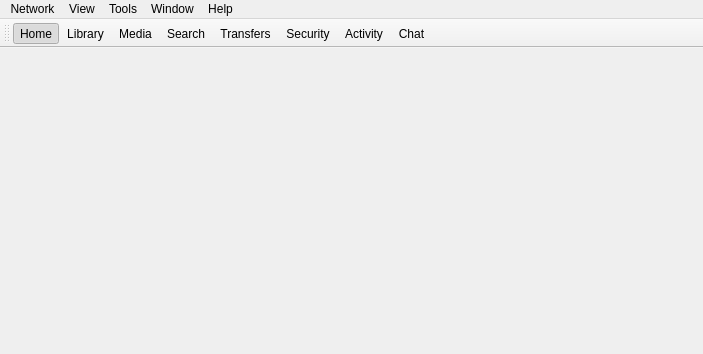
<?xml version="1.0" encoding="UTF-8"?>
<ui version="4.0">
 <class>WinMain</class>
 <widget class="QMainWindow" name="WinMain">
  <property name="geometry">
   <rect>
    <x>0</x>
    <y>0</y>
    <width>703</width>
    <height>354</height>
   </rect>
  </property>
  <property name="windowTitle">
   <string>Quazaa</string>
  </property>
  <property name="windowIcon">
   <iconset resource="../Resource.qrc">
    <normaloff>:/Resource/Quazaa.png</normaloff>:/Resource/Quazaa.png</iconset>
  </property>
  <widget class="QWidget" name="centralwidget">
   <layout class="QVBoxLayout" name="verticalLayout">
    <property name="spacing">
     <number>0</number>
    </property>
    <property name="margin">
     <number>0</number>
    </property>
    <item>
     <widget class="QStackedWidget" name="stackedWidgetMain">
      <property name="autoFillBackground">
       <bool>true</bool>
      </property>
     </widget>
    </item>
   </layout>
  </widget>
  <widget class="QMenuBar" name="menubarMain">
   <property name="geometry">
    <rect>
     <x>0</x>
     <y>0</y>
     <width>703</width>
     <height>21</height>
    </rect>
   </property>
   <property name="styleSheet">
    <string notr="true"/>
   </property>
   <widget class="QMenu" name="menuNetwork">
    <property name="title">
     <string>Network</string>
    </property>
    <widget class="QMenu" name="menuConnect_To">
     <property name="title">
      <string>Choose Networks</string>
     </property>
     <addaction name="actionGnutella2"/>
     <addaction name="actionAres"/>
     <addaction name="actionEDonkey"/>
    </widget>
    <addaction name="actionConnect"/>
    <addaction name="actionDisconnect"/>
    <addaction name="separator"/>
    <addaction name="menuConnect_To"/>
    <addaction name="separator"/>
    <addaction name="actionChatWith"/>
    <addaction name="actionConnectTo"/>
    <addaction name="actionBrowseHost"/>
    <addaction name="separator"/>
    <addaction name="actionExitAfterTransfers"/>
    <addaction name="actionExit"/>
   </widget>
   <widget class="QMenu" name="menuView">
    <property name="title">
     <string>View</string>
    </property>
    <widget class="QMenu" name="menuAdvanced">
     <property name="title">
      <string>Advanced</string>
     </property>
     <addaction name="actionGraph"/>
     <addaction name="actionPacketDump"/>
     <addaction name="actionSearchMonitor"/>
     <addaction name="actionHitMonitor"/>
    </widget>
    <addaction name="actionHome"/>
    <addaction name="actionLibrary"/>
    <addaction name="actionMedia"/>
    <addaction name="actionSearch"/>
    <addaction name="actionTransfers"/>
    <addaction name="actionSecurity"/>
    <addaction name="actionActivity"/>
    <addaction name="actionChat"/>
    <addaction name="separator"/>
    <addaction name="actionHostCache"/>
    <addaction name="actionDiscovery"/>
    <addaction name="actionScheduler"/>
    <addaction name="menuAdvanced"/>
   </widget>
   <widget class="QMenu" name="menuTools">
    <property name="title">
     <string>Tools</string>
    </property>
    <widget class="QMenu" name="menuBitTorrent">
     <property name="title">
      <string>BitTorrent</string>
     </property>
     <addaction name="actionCreateTorrent"/>
     <addaction name="actionSeedTorrent"/>
     <addaction name="actionOpenTorrent"/>
    </widget>
    <addaction name="menuBitTorrent"/>
    <addaction name="actionURLDownload"/>
    <addaction name="actionOpenDownloadFolder"/>
    <addaction name="actionShares"/>
    <addaction name="actionImportPartials"/>
    <addaction name="separator"/>
    <addaction name="actionChooseSkin"/>
    <addaction name="actionChooseLanguage"/>
    <addaction name="separator"/>
    <addaction name="actionEditMyProfile"/>
    <addaction name="actionQuickstartWizard"/>
    <addaction name="actionSettings"/>
   </widget>
   <widget class="QMenu" name="menuWindow">
    <property name="title">
     <string>Window</string>
    </property>
    <addaction name="actionLockPanels"/>
   </widget>
   <widget class="QMenu" name="menuHelp">
    <property name="title">
     <string>Help</string>
    </property>
    <addaction name="actionUsersGuide"/>
    <addaction name="actionQuazaaForums"/>
    <addaction name="actionFAQ"/>
    <addaction name="separator"/>
    <addaction name="actionCheckForNewVersion"/>
    <addaction name="actionConnectionTest"/>
    <addaction name="separator"/>
    <addaction name="actionDonate"/>
    <addaction name="actionAbout_Qt"/>
    <addaction name="actionAbout"/>
   </widget>
   <addaction name="menuNetwork"/>
   <addaction name="menuView"/>
   <addaction name="menuTools"/>
   <addaction name="menuWindow"/>
   <addaction name="menuHelp"/>
  </widget>
  <widget class="QStatusBar" name="statusbar">
   <property name="sizeGripEnabled">
    <bool>false</bool>
   </property>
  </widget>
  <widget class="QToolBar" name="toolBarNavigation">
   <property name="windowTitle">
    <string>toolBar</string>
   </property>
   <property name="toolButtonStyle">
    <enum>Qt::ToolButtonTextBesideIcon</enum>
   </property>
   <attribute name="toolBarArea">
    <enum>TopToolBarArea</enum>
   </attribute>
   <attribute name="toolBarBreak">
    <bool>false</bool>
   </attribute>
   <addaction name="actionHome"/>
   <addaction name="actionLibrary"/>
   <addaction name="actionMedia"/>
   <addaction name="actionSearch"/>
   <addaction name="actionTransfers"/>
   <addaction name="actionSecurity"/>
   <addaction name="actionActivity"/>
   <addaction name="actionChat"/>
  </widget>
  <action name="actionExit">
   <property name="icon">
    <iconset resource="../Resource.qrc">
     <normaloff>:/Resource/Generic/Exit.png</normaloff>:/Resource/Generic/Exit.png</iconset>
   </property>
   <property name="text">
    <string>Exit</string>
   </property>
   <property name="menuRole">
    <enum>QAction::QuitRole</enum>
   </property>
  </action>
  <action name="actionAbout">
   <property name="icon">
    <iconset resource="../Resource.qrc">
     <normaloff>:/Resource/Quazaa32.png</normaloff>:/Resource/Quazaa32.png</iconset>
   </property>
   <property name="text">
    <string>About</string>
   </property>
   <property name="menuRole">
    <enum>QAction::AboutRole</enum>
   </property>
  </action>
  <action name="actionLockPanels">
   <property name="icon">
    <iconset resource="../Resource.qrc">
     <normaloff>:/Resource/Generic/LockPanels.png</normaloff>:/Resource/Generic/LockPanels.png</iconset>
   </property>
   <property name="text">
    <string>Lock Panels</string>
   </property>
  </action>
  <action name="actionHome">
   <property name="checkable">
    <bool>true</bool>
   </property>
   <property name="checked">
    <bool>true</bool>
   </property>
   <property name="icon">
    <iconset resource="../Resource.qrc">
     <normaloff>:/Resource/Generic/Home.png</normaloff>:/Resource/Generic/Home.png</iconset>
   </property>
   <property name="text">
    <string>Home</string>
   </property>
   <property name="toolTip">
    <string>Home</string>
   </property>
   <property name="whatsThis">
    <string notr="true">Home</string>
   </property>
  </action>
  <action name="actionLibrary">
   <property name="checkable">
    <bool>true</bool>
   </property>
   <property name="checked">
    <bool>false</bool>
   </property>
   <property name="icon">
    <iconset resource="../Resource.qrc">
     <normaloff>:/Resource/Library/Library.png</normaloff>:/Resource/Library/Library.png</iconset>
   </property>
   <property name="text">
    <string>Library</string>
   </property>
   <property name="whatsThis">
    <string notr="true">Library</string>
   </property>
  </action>
  <action name="actionSearch">
   <property name="checkable">
    <bool>true</bool>
   </property>
   <property name="icon">
    <iconset resource="../Resource.qrc">
     <normaloff>:/Resource/Generic/Search.png</normaloff>:/Resource/Generic/Search.png</iconset>
   </property>
   <property name="text">
    <string>Search</string>
   </property>
   <property name="whatsThis">
    <string notr="true">Search</string>
   </property>
  </action>
  <action name="actionTransfers">
   <property name="checkable">
    <bool>true</bool>
   </property>
   <property name="icon">
    <iconset resource="../Resource.qrc">
     <normaloff>:/Resource/Generic/Transfers.png</normaloff>:/Resource/Generic/Transfers.png</iconset>
   </property>
   <property name="text">
    <string>Transfers</string>
   </property>
   <property name="whatsThis">
    <string notr="true">Transfers</string>
   </property>
  </action>
  <action name="actionSecurity">
   <property name="checkable">
    <bool>true</bool>
   </property>
   <property name="icon">
    <iconset resource="../Resource.qrc">
     <normaloff>:/Resource/Security/Security.png</normaloff>:/Resource/Security/Security.png</iconset>
   </property>
   <property name="text">
    <string>Security</string>
   </property>
   <property name="whatsThis">
    <string notr="true">Security</string>
   </property>
  </action>
  <action name="actionActivity">
   <property name="checkable">
    <bool>true</bool>
   </property>
   <property name="icon">
    <iconset resource="../Resource.qrc">
     <normaloff>:/Resource/Generic/Globe.png</normaloff>:/Resource/Generic/Globe.png</iconset>
   </property>
   <property name="text">
    <string>Activity</string>
   </property>
   <property name="whatsThis">
    <string notr="true">Activity</string>
   </property>
  </action>
  <action name="actionMedia">
   <property name="checkable">
    <bool>true</bool>
   </property>
   <property name="icon">
    <iconset resource="../Resource.qrc">
     <normaloff>:/Resource/Media/Media.png</normaloff>:/Resource/Media/Media.png</iconset>
   </property>
   <property name="text">
    <string>Media</string>
   </property>
   <property name="whatsThis">
    <string notr="true">Media</string>
   </property>
   <property name="skinIdentifier" stdset="0">
    <string/>
   </property>
  </action>
  <action name="actionCreateTorrent">
   <property name="icon">
    <iconset resource="../Resource.qrc">
     <normaloff>:/Resource/Networks/CreateTorrent.png</normaloff>:/Resource/Networks/CreateTorrent.png</iconset>
   </property>
   <property name="text">
    <string>Create Torrent</string>
   </property>
  </action>
  <action name="actionSeedTorrent">
   <property name="icon">
    <iconset resource="../Resource.qrc">
     <normaloff>:/Resource/Networks/SeedTorrent.png</normaloff>:/Resource/Networks/SeedTorrent.png</iconset>
   </property>
   <property name="text">
    <string>Seed Torrent</string>
   </property>
  </action>
  <action name="actionOpenTorrent">
   <property name="icon">
    <iconset resource="../Resource.qrc">
     <normaloff>:/Resource/Networks/BitTorrent.png</normaloff>:/Resource/Networks/BitTorrent.png</iconset>
   </property>
   <property name="text">
    <string>Open Torrent</string>
   </property>
   <property name="toolTip">
    <string>Open Torrent</string>
   </property>
  </action>
  <action name="actionSettings">
   <property name="icon">
    <iconset resource="../Resource.qrc">
     <normaloff>:/Resource/Generic/Settings.png</normaloff>:/Resource/Generic/Settings.png</iconset>
   </property>
   <property name="text">
    <string>Settings</string>
   </property>
   <property name="menuRole">
    <enum>QAction::PreferencesRole</enum>
   </property>
  </action>
  <action name="actionEDonkey">
   <property name="checkable">
    <bool>true</bool>
   </property>
   <property name="icon">
    <iconset resource="../Resource.qrc">
     <normaloff>:/Resource/Networks/EDonkey.png</normaloff>:/Resource/Networks/EDonkey.png</iconset>
   </property>
   <property name="text">
    <string>eDonkey</string>
   </property>
   <property name="toolTip">
    <string>eDonkey</string>
   </property>
  </action>
  <action name="actionGnutella2">
   <property name="checkable">
    <bool>true</bool>
   </property>
   <property name="checked">
    <bool>true</bool>
   </property>
   <property name="icon">
    <iconset resource="../Resource.qrc">
     <normaloff>:/Resource/Networks/Gnutella2.png</normaloff>:/Resource/Networks/Gnutella2.png</iconset>
   </property>
   <property name="text">
    <string>Gnutella 2</string>
   </property>
  </action>
  <action name="actionConnect">
   <property name="icon">
    <iconset resource="../Resource.qrc">
     <normaloff>:/Resource/Network/Connect.png</normaloff>:/Resource/Network/Connect.png</iconset>
   </property>
   <property name="text">
    <string>Connect</string>
   </property>
  </action>
  <action name="actionDisconnect">
   <property name="icon">
    <iconset resource="../Resource.qrc">
     <normaloff>:/Resource/Network/Disconnect.png</normaloff>:/Resource/Network/Disconnect.png</iconset>
   </property>
   <property name="text">
    <string>Disconnect</string>
   </property>
  </action>
  <action name="actionConnectTo">
   <property name="icon">
    <iconset resource="../Resource.qrc">
     <normaloff>:/Resource/Network/ConnectTo.png</normaloff>:/Resource/Network/ConnectTo.png</iconset>
   </property>
   <property name="text">
    <string>Connect To</string>
   </property>
   <property name="shortcut">
    <string>Ctrl+T</string>
   </property>
  </action>
  <action name="actionExitAfterTransfers">
   <property name="icon">
    <iconset resource="../Resource.qrc">
     <normaloff>:/Resource/Generic/ExitAfterTransfers.png</normaloff>:/Resource/Generic/ExitAfterTransfers.png</iconset>
   </property>
   <property name="text">
    <string>Exit After Transfers</string>
   </property>
   <property name="menuRole">
    <enum>QAction::QuitRole</enum>
   </property>
  </action>
  <action name="actionChat">
   <property name="checkable">
    <bool>true</bool>
   </property>
   <property name="icon">
    <iconset resource="../Resource.qrc">
     <normaloff>:/Resource/Chat/Chat.png</normaloff>:/Resource/Chat/Chat.png</iconset>
   </property>
   <property name="text">
    <string>Chat</string>
   </property>
   <property name="whatsThis">
    <string notr="true">Chat</string>
   </property>
  </action>
  <action name="actionHostCache">
   <property name="checkable">
    <bool>true</bool>
   </property>
   <property name="icon">
    <iconset resource="../Resource.qrc">
     <normaloff>:/Resource/Network/HostCache.png</normaloff>:/Resource/Network/HostCache.png</iconset>
   </property>
   <property name="text">
    <string>Host Cache</string>
   </property>
   <property name="toolTip">
    <string>Host Cache</string>
   </property>
   <property name="statusTip">
    <string notr="true">Host Cache</string>
   </property>
  </action>
  <action name="actionDiscovery">
   <property name="checkable">
    <bool>true</bool>
   </property>
   <property name="icon">
    <iconset resource="../Resource.qrc">
     <normaloff>:/Resource/Network/Discovery.png</normaloff>:/Resource/Network/Discovery.png</iconset>
   </property>
   <property name="text">
    <string>Discovery</string>
   </property>
   <property name="statusTip">
    <string notr="true">Discovery</string>
   </property>
  </action>
  <action name="actionGraph">
   <property name="checkable">
    <bool>true</bool>
   </property>
   <property name="icon">
    <iconset resource="../Resource.qrc">
     <normaloff>:/Resource/Generic/Graph.png</normaloff>:/Resource/Generic/Graph.png</iconset>
   </property>
   <property name="text">
    <string>Graph</string>
   </property>
   <property name="statusTip">
    <string notr="true">Graph</string>
   </property>
  </action>
  <action name="actionPacketDump">
   <property name="checkable">
    <bool>true</bool>
   </property>
   <property name="icon">
    <iconset resource="../Resource.qrc">
     <normaloff>:/Resource/Network/PacketDump.png</normaloff>:/Resource/Network/PacketDump.png</iconset>
   </property>
   <property name="text">
    <string>Packet Dump</string>
   </property>
   <property name="statusTip">
    <string notr="true">Packet Dump</string>
   </property>
  </action>
  <action name="actionHitMonitor">
   <property name="checkable">
    <bool>true</bool>
   </property>
   <property name="icon">
    <iconset resource="../Resource.qrc">
     <normaloff>:/Resource/Network/HitMonitor.png</normaloff>:/Resource/Network/HitMonitor.png</iconset>
   </property>
   <property name="text">
    <string>Hit Monitor</string>
   </property>
   <property name="statusTip">
    <string notr="true">Hit Monitor</string>
   </property>
  </action>
  <action name="actionSearchMonitor">
   <property name="checkable">
    <bool>true</bool>
   </property>
   <property name="icon">
    <iconset resource="../Resource.qrc">
     <normaloff>:/Resource/Network/SearchMonitor.png</normaloff>:/Resource/Network/SearchMonitor.png</iconset>
   </property>
   <property name="text">
    <string>Search Monitor</string>
   </property>
   <property name="statusTip">
    <string notr="true">Search Monitor</string>
   </property>
  </action>
  <action name="actionShares">
   <property name="icon">
    <iconset resource="../Resource.qrc">
     <normaloff>:/Resource/Library/SharedFolders.png</normaloff>:/Resource/Library/SharedFolders.png</iconset>
   </property>
   <property name="text">
    <string>Edit Shared Folders</string>
   </property>
   <property name="toolTip">
    <string>Edit Shared Folders</string>
   </property>
  </action>
  <action name="actionURLDownload">
   <property name="icon">
    <iconset resource="../Resource.qrc">
     <normaloff>:/Resource/Generic/URLDownload.png</normaloff>:/Resource/Generic/URLDownload.png</iconset>
   </property>
   <property name="text">
    <string>Download File</string>
   </property>
  </action>
  <action name="actionImportPartials">
   <property name="icon">
    <iconset resource="../Resource.qrc">
     <normaloff>:/Resource/Library/ImportPartials.png</normaloff>:/Resource/Library/ImportPartials.png</iconset>
   </property>
   <property name="text">
    <string>Import Partials</string>
   </property>
  </action>
  <action name="actionOpenDownloadFolder">
   <property name="icon">
    <iconset resource="../Resource.qrc">
     <normaloff>:/Resource/Library/OpenDownloadFolder.png</normaloff>:/Resource/Library/OpenDownloadFolder.png</iconset>
   </property>
   <property name="text">
    <string>Open Download Folder</string>
   </property>
  </action>
  <action name="actionChooseSkin">
   <property name="icon">
    <iconset resource="../Resource.qrc">
     <normaloff>:/Resource/Generic/Skin.png</normaloff>:/Resource/Generic/Skin.png</iconset>
   </property>
   <property name="text">
    <string>Choose Skin</string>
   </property>
  </action>
  <action name="actionChooseLanguage">
   <property name="icon">
    <iconset resource="../Resource.qrc">
     <normaloff>:/Resource/Generic/Language.png</normaloff>:/Resource/Generic/Language.png</iconset>
   </property>
   <property name="text">
    <string>Choose Language</string>
   </property>
  </action>
  <action name="actionQuickstartWizard">
   <property name="icon">
    <iconset resource="../Resource.qrc">
     <normaloff>:/Resource/Generic/Wizard.png</normaloff>:/Resource/Generic/Wizard.png</iconset>
   </property>
   <property name="text">
    <string>Quickstart Wizard</string>
   </property>
  </action>
  <action name="actionUsersGuide">
   <property name="icon">
    <iconset resource="../Resource.qrc">
     <normaloff>:/Resource/Generic/UsersGuide.png</normaloff>:/Resource/Generic/UsersGuide.png</iconset>
   </property>
   <property name="text">
    <string>User's Guide</string>
   </property>
  </action>
  <action name="actionFAQ">
   <property name="icon">
    <iconset resource="../Resource.qrc">
     <normaloff>:/Resource/Generic/Help.png</normaloff>:/Resource/Generic/Help.png</iconset>
   </property>
   <property name="text">
    <string>FAQ</string>
   </property>
  </action>
  <action name="actionConnectionTest">
   <property name="icon">
    <iconset resource="../Resource.qrc">
     <normaloff>:/Resource/Network/Connect.png</normaloff>:/Resource/Network/Connect.png</iconset>
   </property>
   <property name="text">
    <string>Connection Test</string>
   </property>
  </action>
  <action name="actionCheckForNewVersion">
   <property name="icon">
    <iconset resource="../Resource.qrc">
     <normaloff>:/Resource/Generic/Check.png</normaloff>:/Resource/Generic/Check.png</iconset>
   </property>
   <property name="text">
    <string>Check For New Version</string>
   </property>
  </action>
  <action name="actionDonate">
   <property name="icon">
    <iconset resource="../Resource.qrc">
     <normaloff>:/Resource/Generic/Donate.png</normaloff>:/Resource/Generic/Donate.png</iconset>
   </property>
   <property name="text">
    <string>Donate</string>
   </property>
  </action>
  <action name="actionQuazaaForums">
   <property name="icon">
    <iconset resource="../Resource.qrc">
     <normaloff>:/Resource/Generic/QuazaaForums.png</normaloff>:/Resource/Generic/QuazaaForums.png</iconset>
   </property>
   <property name="text">
    <string>Quazaa Forums</string>
   </property>
  </action>
  <action name="actionAres">
   <property name="checkable">
    <bool>true</bool>
   </property>
   <property name="icon">
    <iconset resource="../Resource.qrc">
     <normaloff>:/Resource/Networks/Ares.png</normaloff>:/Resource/Networks/Ares.png</iconset>
   </property>
   <property name="text">
    <string>Ares</string>
   </property>
  </action>
  <action name="actionScheduler">
   <property name="checkable">
    <bool>true</bool>
   </property>
   <property name="icon">
    <iconset resource="../Resource.qrc">
     <normaloff>:/Resource/Generic/Scheduler.png</normaloff>:/Resource/Generic/Scheduler.png</iconset>
   </property>
   <property name="text">
    <string>Scheduler</string>
   </property>
   <property name="toolTip">
    <string>Scheduler</string>
   </property>
  </action>
  <action name="actionShowOrHide">
   <property name="icon">
    <iconset resource="../Resource.qrc">
     <normaloff>:/Resource/Quazaa.png</normaloff>:/Resource/Quazaa.png</iconset>
   </property>
   <property name="text">
    <string>Show/Hide Quazaa</string>
   </property>
   <property name="toolTip">
    <string>Show/Hide Quazaa</string>
   </property>
  </action>
  <action name="actionEditMyProfile">
   <property name="icon">
    <iconset resource="../Resource.qrc">
     <normaloff>:/Resource/Chat/DefaultAvatar.png</normaloff>:/Resource/Chat/DefaultAvatar.png</iconset>
   </property>
   <property name="text">
    <string>Edit My Profile</string>
   </property>
  </action>
  <action name="actionNewSearch">
   <property name="icon">
    <iconset resource="../Resource.qrc">
     <normaloff>:/Resource/Generic/NewSearch.png</normaloff>:/Resource/Generic/NewSearch.png</iconset>
   </property>
   <property name="text">
    <string>New Search</string>
   </property>
   <property name="toolTip">
    <string>Start A New Search</string>
   </property>
  </action>
  <action name="actionMediaPlay">
   <property name="enabled">
    <bool>false</bool>
   </property>
   <property name="icon">
    <iconset resource="../Resource.qrc">
     <normaloff>:/Resource/Media/PlayMedia.png</normaloff>
     <normalon>:/Resource/Media/PauseMedia.png</normalon>:/Resource/Media/PlayMedia.png</iconset>
   </property>
   <property name="text">
    <string>Play</string>
   </property>
   <property name="toolTip">
    <string>Play</string>
   </property>
  </action>
  <action name="actionMediaOpen">
   <property name="icon">
    <iconset resource="../Resource.qrc">
     <normaloff>:/Resource/Media/OpenMedia.png</normaloff>:/Resource/Media/OpenMedia.png</iconset>
   </property>
   <property name="text">
    <string>Open Media</string>
   </property>
  </action>
  <action name="actionMediaRewind">
   <property name="enabled">
    <bool>false</bool>
   </property>
   <property name="icon">
    <iconset resource="../Resource.qrc">
     <normaloff>:/Resource/Media/PreviousMediaTrack.png</normaloff>:/Resource/Media/PreviousMediaTrack.png</iconset>
   </property>
   <property name="text">
    <string>Rewind</string>
   </property>
   <property name="toolTip">
    <string>Rewind</string>
   </property>
  </action>
  <action name="actionMediaNextTrack">
   <property name="enabled">
    <bool>false</bool>
   </property>
   <property name="icon">
    <iconset resource="../Resource.qrc">
     <normaloff>:/Resource/Media/NextMediaTrack.png</normaloff>:/Resource/Media/NextMediaTrack.png</iconset>
   </property>
   <property name="text">
    <string>Next Track</string>
   </property>
  </action>
  <action name="actionBrowseHost">
   <property name="icon">
    <iconset resource="../Resource.qrc">
     <normaloff>:/Resource/Network/Browse.png</normaloff>:/Resource/Network/Browse.png</iconset>
   </property>
   <property name="text">
    <string>Browse Host</string>
   </property>
   <property name="toolTip">
    <string>Browse Host</string>
   </property>
  </action>
  <action name="actionMediaStop">
   <property name="enabled">
    <bool>false</bool>
   </property>
   <property name="icon">
    <iconset resource="../Resource.qrc">
     <normaloff>:/Resource/Media/StopMedia.png</normaloff>:/Resource/Media/StopMedia.png</iconset>
   </property>
   <property name="text">
    <string>Stop Media</string>
   </property>
  </action>
  <action name="actionMediaRepeat">
   <property name="checkable">
    <bool>true</bool>
   </property>
   <property name="icon">
    <iconset resource="../Resource.qrc">
     <normaloff>:/Resource/Media/Repeat.png</normaloff>:/Resource/Media/Repeat.png</iconset>
   </property>
   <property name="text">
    <string>Repeat</string>
   </property>
   <property name="toolTip">
    <string>Repeat</string>
   </property>
  </action>
  <action name="actionMediaShuffle">
   <property name="checkable">
    <bool>true</bool>
   </property>
   <property name="icon">
    <iconset resource="../Resource.qrc">
     <normaloff>:/Resource/Media/Shuffle.png</normaloff>:/Resource/Media/Shuffle.png</iconset>
   </property>
   <property name="text">
    <string>Shuffle</string>
   </property>
   <property name="toolTip">
    <string>Shuffle</string>
   </property>
  </action>
  <action name="actionMediaSettings">
   <property name="icon">
    <iconset resource="../Resource.qrc">
     <normaloff>:/Resource/Generic/Settings.png</normaloff>:/Resource/Generic/Settings.png</iconset>
   </property>
   <property name="text">
    <string>Settings</string>
   </property>
   <property name="toolTip">
    <string>Settings</string>
   </property>
  </action>
  <action name="actionMediaMute">
   <property name="icon">
    <iconset resource="../Resource.qrc">
     <normaloff>:/Resource/Media/Unmute.png</normaloff>:/Resource/Media/Unmute.png</iconset>
   </property>
   <property name="text">
    <string>Mute</string>
   </property>
   <property name="toolTip">
    <string>Mute</string>
   </property>
  </action>
  <action name="actionChatWith">
   <property name="icon">
    <iconset resource="../Resource.qrc">
     <normaloff>:/Resource/Chat/Chat.png</normaloff>:/Resource/Chat/Chat.png</iconset>
   </property>
   <property name="text">
    <string>New Private Message</string>
   </property>
   <property name="toolTip">
    <string>Chat With</string>
   </property>
  </action>
  <action name="actionAbout_Qt">
   <property name="icon">
    <iconset resource="../Resource.qrc">
     <normaloff>:/Resource/Credits/QT.png</normaloff>:/Resource/Credits/QT.png</iconset>
   </property>
   <property name="text">
    <string>About Qt</string>
   </property>
   <property name="menuRole">
    <enum>QAction::AboutQtRole</enum>
   </property>
  </action>
 </widget>
 <resources>
  <include location="../Resource.qrc"/>
 </resources>
 <connections/>
</ui>
